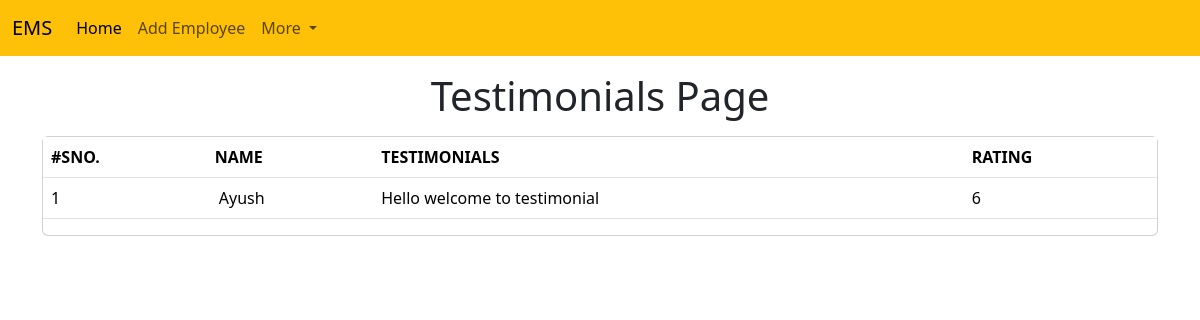
Screenshot of /emp_temp/testimonials/ with the database file from the repository.
### emp/models.py (models this page shows, shortened)
class Testimonial(models.Model):
    name = models.CharField(max_length=200)
    testimonial = models.TextField()
    picture = models.ImageField(upload_to="testimonials/")
    rating = models.IntegerField(max_length=1)

### emp/views.py (the view)
# urls.py: path('testimonials/',testimonials),
def testimonials(request):
    testi=Testimonial.objects.all()
    return render(request, "emp_temp/testimonials.html",{
        'testi':testi
    })

### templates/emp_temp/testimonials.html (shortened to what this page needs)
<!doctype html>
<html lang="en">
  <head>
    <link href="https://cdn.jsdelivr.net/npm/bootstrap@5.3.7/dist/css/bootstrap.min.css" rel="stylesheet">
  </head>
  <body>
    {% include 'emp_temp/navbar.html' %}
    <h1 class="text-center my-3">Testimonials Page</h1>
    <div class="container">
        <div class="row">
            <div class="col-md-12">
                <div class="card">
                    <div class="body">
                        <table class="table">
                            <thead>
                                <tr>
                                    <th>#SNO.</th>
                                    <th>NAME</th>
                                    <th>TESTIMONIALS</th>
                                    <th>RATING</th>
                            </thead>
                            <tbody>
                                {% for t in testi %}
                                <tr>
                                    <td>{{forloop.counter}}</td>
                                    <td>
                                        {{t.name}}
                                    </td>
                                    <td>{{t.testimonial}}</td>
                                    <td>{{t.rating}}</td>
                                </tr>
                                {% endfor %}
                            </tbody>
                        </table>
                    </div>
                </div>
            </div>
        </div>
    </div>
  </body>
</html>

### rows the page displays
Testimonial: name "Ayush", testimonial "Hello welcome to testimonial", rating "6"
